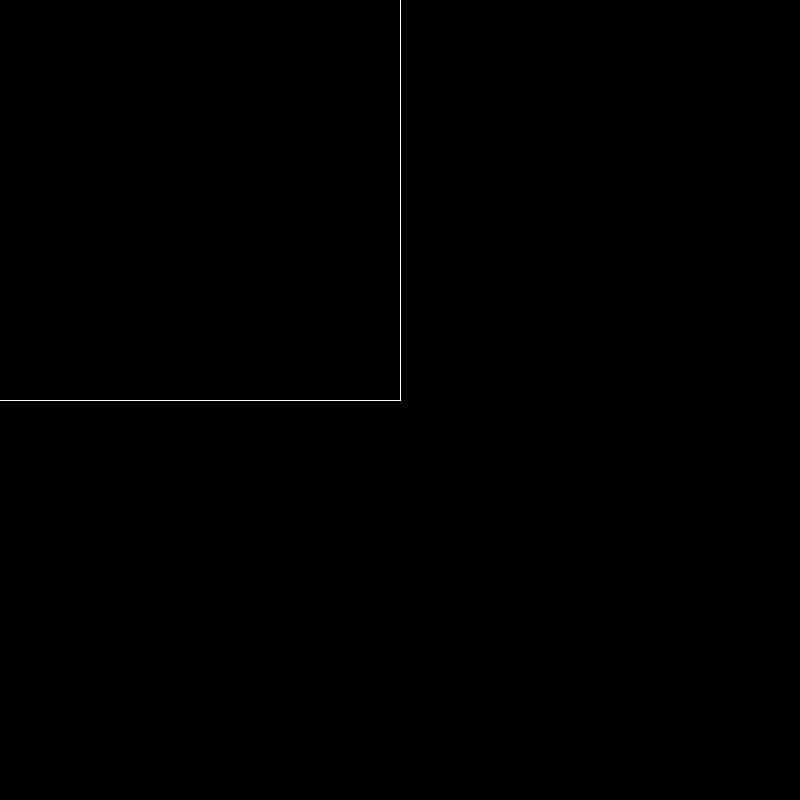
Frame 1 (no input)
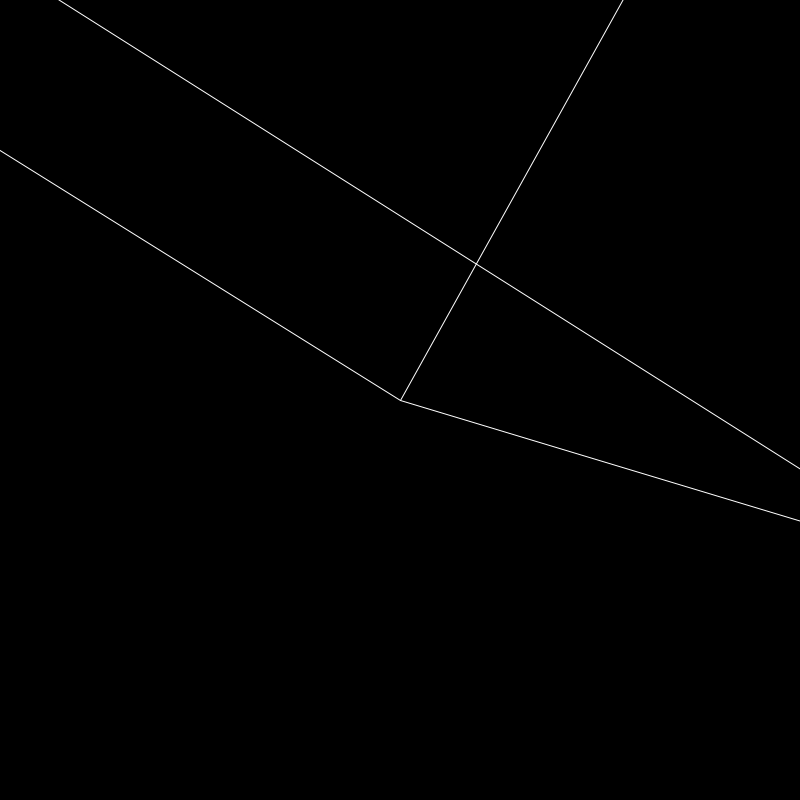
Frame 60 (the mouse pressed at the canvas centre just before this capture)
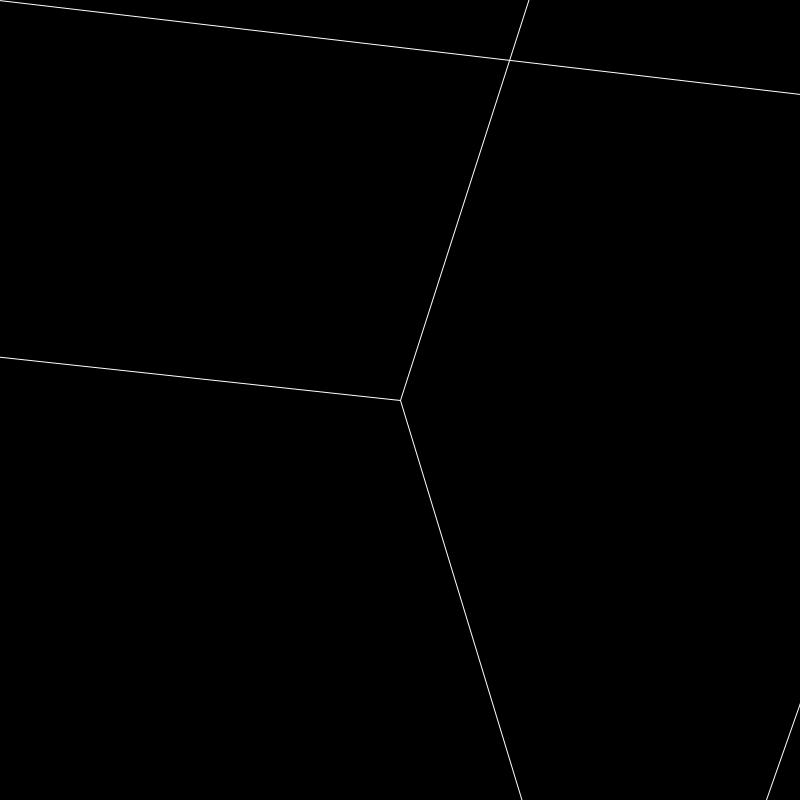
Frame 120 (the mouse held since frame 60 and released just before this capture)

The Processing sketch that drew these frames (run headless with seeded random() and noise(); from frame 60 on, the mouse is pressed at the canvas centre):

// Processing sketch: cube3d
// ── cube3d.pde


void setup()
{
size(800,800);
cubePoints[0]=new PVector(0,0,0);
cubePoints[1]=new PVector(1,0,0);
cubePoints[2]=new PVector(1,1,0);
cubePoints[3]=new PVector(0,1,0);
cubePoints[4]=new PVector(0,0,1);
cubePoints[5]=new PVector(1,0,1);
cubePoints[6]=new PVector(1,1,1);
cubePoints[7]=new PVector(0,1,1);

cubeVertex[0]=new PVector(1,2);
cubeVertex[1]=new PVector(1,4);
cubeVertex[2]=new PVector(1,5);
cubeVertex[3]=new PVector(2,3);
cubeVertex[4]=new PVector(2,6);
cubeVertex[5]=new PVector(3,4);
cubeVertex[6]=new PVector(3,7);
cubeVertex[7]=new PVector(4,8);
cubeVertex[8]=new PVector(5,6);
cubeVertex[9]=new PVector(5,8);
cubeVertex[10]=new PVector(6,7);
cubeVertex[11]=new PVector(7,8);
stroke(255);
}
PVector[] cubePoints= new PVector[8];
PVector[] cubeVertex= new PVector[12];
PVector[] ProjCoords=new PVector[8];
float view = radians(90);

PVector pos= new PVector(0,0,-10);
float scale=30;
void draw()
{
  background(0);
  fill(255);
  ProjCoords=new PVector[8];
  for (int i=0; i < ProjCoords.length;i++)
  {
    ProjCoords[i]=new PVector(0,0);
    print("set to: "+ProjCoords[i].x);
  }
  for (int i=0; i < cubePoints.length;i++)
  {
    ProjCoords[i].x = (cubePoints[i].x+pos.x) / ((pos.z+cubePoints[i].z) * tan(view/2))*scale;
    ProjCoords[i].y = (cubePoints[i].y+pos.y) / ((pos.z+cubePoints[i].z) * tan(view/2))*scale;
    //ProjCoords[i].y = ;
    //ProjCoords[i] =new PVector((cubePoints[i].x*scale+pos.x*scale) / (cubePoints[i].z*scale+pos.z*scale) * tan(view/2),
    //  (cubePoints[i].y*scale+pos.y*scale) / (cubePoints[i].z*scale+pos.z*scale)  * tan(view/2)
    //);
    //PVector ProjPos= new PVector ();
    println("x"+ProjCoords[i].x);
    println("y"+ProjCoords[i].y);
    println("i"+i);
    
  }
  
  for (int j=0; j < cubeVertex.length;j++)
  {
    int cV1 = (int) cubeVertex[j].x -1 ;
    float x1 = ProjCoords[cV1].x*width/2+width/2;
    println("Point"+ProjCoords[cV1]);
    
    float y1 = ProjCoords[cV1].y*height/2+height/2;
    
    int cV2 = (int) cubeVertex[j].y -1 ;
     
    float x2 = ProjCoords[cV2].x*width/2+width/2;
    
   
    float y2 = ProjCoords[cV2].y*height/2+height/2;
    println("x"+x1);
    println("x"+x2);
    line(x1,y1,x2,y2);
  }
  rot(cubePoints,new PVector(0.01,0.02,0.03));
  if (keyPressed)
  {
    if (key=='w')
    {
      pos.z+=1;
    }
        if (key=='s')
    {
      pos.z-=1;
    }
        if (key=='d')
    {
      pos.x+=1;
    }
        if (key=='a')
    {
      pos.x-=1;
    }
    
    if (key=='r') 
    {
      rot(cubePoints,new PVector(0.1,0.2,0.3));
    }
    
  }
}

void rot(PVector[] arr,PVector angle)
{
  for (int i=0; i <arr.length;i++)
  {
    float x,y,z;
    x = arr[i].x;
    y = arr[i].y;
    z = arr[i].z;
    arr[i].y = (cos(angle.x)*y) - sin(angle.x)*z;
    arr[i].z = sin(angle.x)*y + cos(angle.x)*z;
    x = arr[i].x;
    y = arr[i].y;
    z = arr[i].z;
    arr[i].x = cos(angle.y)*x + sin(angle.y)*z;
    arr[i].z = -sin(angle.y)*x + cos(angle.y)*z;
    x = arr[i].x;
    y = arr[i].y;
    z = arr[i].z;
    arr[i].x = (cos(angle.z)*x) - sin(angle.z)*y;
    arr[i].y = sin(angle.z)*x + cos(angle.z)*y;
  }
  
}

/*

      --x=x
      y= cos(rx)*y-sin(rx)*z
      z= sin(rx)*y+cos(rx)*z
    
      x= cos(ry)*x +sin(ry)*z
      --y=y
      z=-sin(ry)*x+cos(ry)*z
      
      x= cos(rz)*x - sin(rz)*y
      y=  sin(rz)*x + cos(rz)*y

for o in all(objs) do
    projcoords={}
    local ox,oy,oz=o.pos[1],o.pos[2],o.pos[3]
    for p in all(o.points) do
      local xp=(cx+p[1]+ox)/(cz+p[3]+oz)*tan(fov/2)
      local yp=(cy+p[2]+oy)/(cz+p[3]+oz)*tan(fov/2)
      add(projcoords,{xp,yp})
    end
    local sc=64
    for v in all(o.vertex) do
      line(
      projcoords[v[1]][1]*sc+64,
      projcoords[v[1]][2]*sc+64,
      projcoords[v[2]][1]*sc+64,
      projcoords[v[2]][2]*sc+64)
      --v[1] 
      --v[2]
      --print(projcoords[v[2]][2])
      --print(projcoords[v[1]][1])
    end

rotq=nil
lookdir=0
function _init()
poke(0x5f2d,1)
cube={
  points=
  {
    {0,0,0},
    {1,0,0},
    {1,1,0},
    {0,1,0},
    {0,0,1},
    {1,0,1},
    {1,1,1},
    {0,1,1},
  },
  vertex=
  {
    {1,2},
    {1,4},
    {1,5},
    {2,3},
    {2,6},
    {3,4},
    {3,7},
    {4,8},
    {5,6},
    {5,8},
    {6,7},
    {7,8},
  },
  scale=5,
  pos={0.5,0.5,0.5},

}
objs={}

--add(objs,cube)
--add(objs,picospace(cube))
rotq=move(picospace(cube),{-2,0,50})
add(objs,rotq)

end

function rad(x)
  return (x/180)* 3.14
end
fov=rad(90)
function _update60()

  local b=stat(31)
  
  if b=="z" do
    lookdir+=0.4
  end
  
  
  --rotq=rot(rotq,1,1,1)
  --rotq=move(rotq,{0,0,0.1})
  

  if btn(⬆) do
  cz+=1
  end
  if btn(⬇) do
  cz-=1
  end
  if btn(⬅) do
  cx-=1
  end
  if btn(➡) do
  cx+=1  
  end
  
  if btn(❎)or b=="r" do
    objs[1]=rot(objs[1],0.02,0.0,0,{0,0,0})
  end
  if btn(🅾)or b=="t" do
    objs[1]=rot(objs[1],0.02,0,0,{0,0,0})
  end
  
  if b=="1" do
    objs[1].pos[3]+=1
  end

end


cx=0
cy=0
cz=-2

function wait(x)
  for i=0,x do
    flip()
  end
end


function move(obj,vec)
  for p in all(obj.points)do
    p[1]+=vec[1]
    p[2]+=vec[2]
    p[3]+=vec[3]
  end
  return obj
end


function rot(obj,rx,ry,rz,origin)
  --if axis=="x" do
  local s=obj.scale
    --local ox,oy,oz=obj.pos[1],obj.pos[2],obj.pos[3]
  --print(s)
  --wait(10)
  local ox,oy,oz=0,5,5
    for p in all(obj.points)do
      local x,y,z=(p[1]-ox)*s,(p[2]-oy)*s,(p[3]-oz)*s
      --x=x
      y= cos(rx)*y-sin(rx)*z
      z= sin(rx)*y+cos(rx)*z
    
      x= cos(ry)*x +sin(ry)*z
      --y=y
      z=-sin(ry)*x+cos(ry)*z
      
      x= cos(rz)*x - sin(rz)*y
      y=  sin(rz)*x + cos(rz)*y

      p[1],p[2],p[3]=(x)/s+ox,(y)/s+oy,(z)/s+oz
    end
  --end
  
  return obj
end

function rotp(p,rx,ry,rz)

end

function _draw()
  cls()
  for o in all(objs) do
    projcoords={}
    local ox,oy,oz=o.pos[1],o.pos[2],o.pos[3]
    for p in all(o.points) do
      local xp=(cx+p[1]+ox)/(cz+p[3]+oz)*tan(fov/2)
      local yp=(cy+p[2]+oy)/(cz+p[3]+oz)*tan(fov/2)
      add(projcoords,{xp,yp})
    end
    local sc=64
    for v in all(o.vertex) do
      line(
      projcoords[v[1]][1]*sc+64,
      projcoords[v[1]][2]*sc+64,
      projcoords[v[2]][1]*sc+64,
      projcoords[v[2]][2]*sc+64)
      --v[1] 
      --v[2]
      --print(projcoords[v[2]][2])
      --print(projcoords[v[1]][1])
    end
    
  end
  
  
end

function picospace(obj)
  for p in all(obj.points) do
      p[1]*=10
      p[2]*=10
      p[3]*=10
  end
  return obj
end

function tan(a)
  return sin(a)/cos(a)
end
*/
